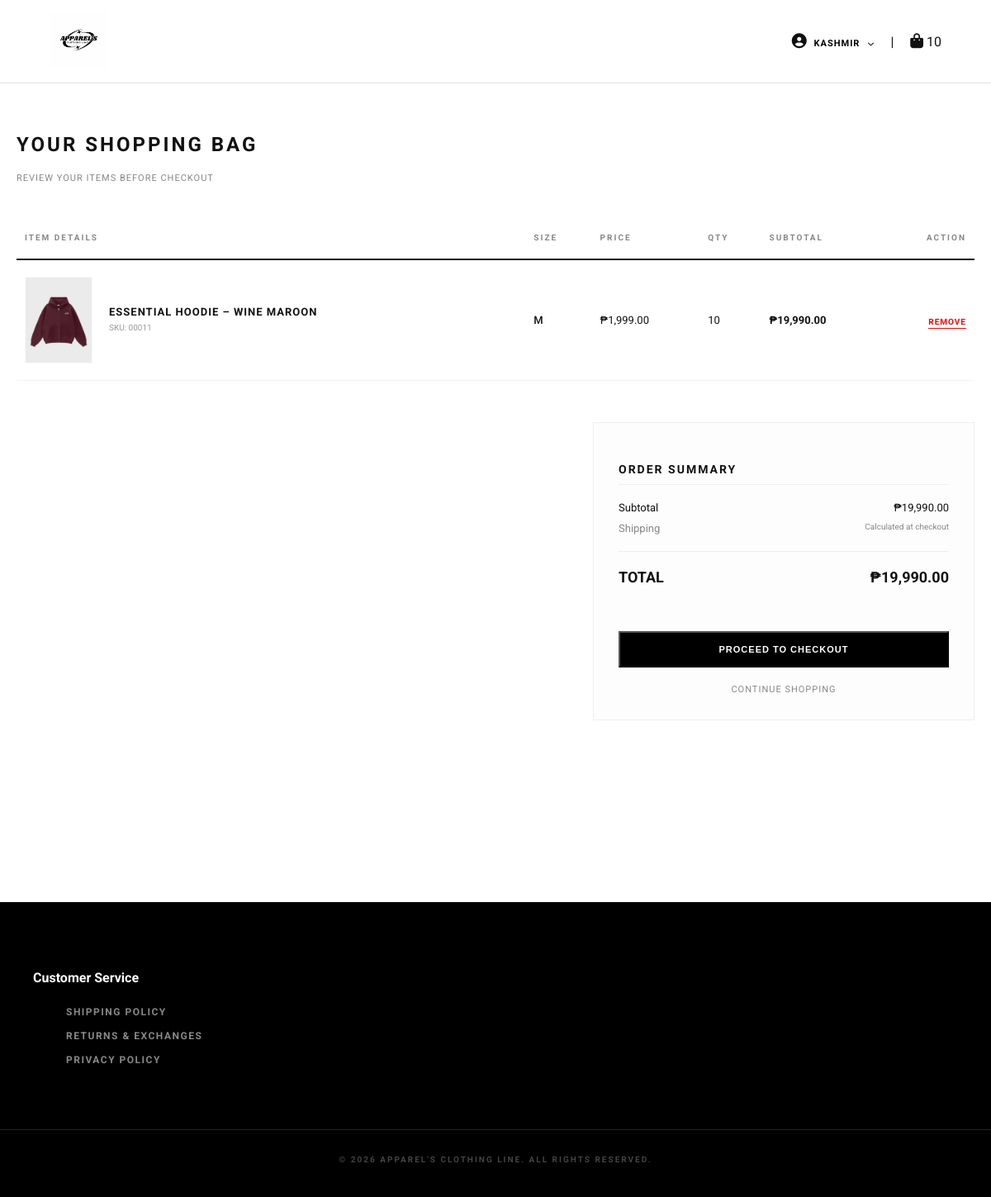
/cart.php (signed in), run on an earlier commit of the app's database.
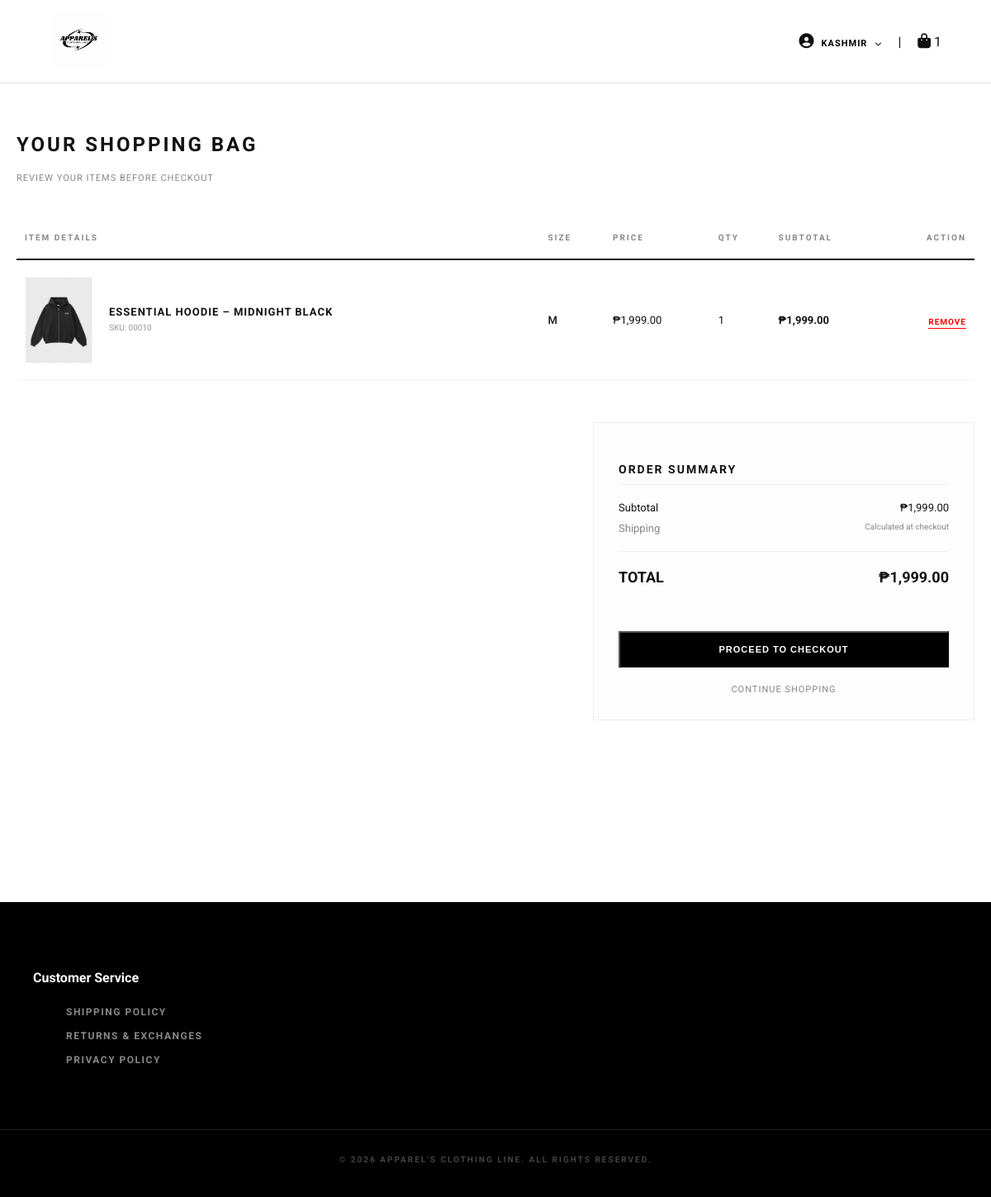
And on a later commit of the database.
### tables this page shows
CREATE TABLE `cart` (
  `id` int(11) NOT NULL,
  `user_id` int(11) DEFAULT NULL,
  `product_id` int(11) DEFAULT NULL,
  `quantity` int(11) DEFAULT NULL,
  `size` varchar(10) DEFAULT NULL
);

CREATE TABLE `products` (
  `id` int(11) NOT NULL,
  `name` varchar(100) DEFAULT NULL,
  `description` text DEFAULT NULL,
  `price` decimal(10,2) DEFAULT NULL,
  `size` varchar(20) DEFAULT NULL,
  `color` varchar(20) DEFAULT NULL,
  `image` varchar(255) DEFAULT NULL,
  `category` varchar(50) DEFAULT NULL,
  `stock_s` int(11) DEFAULT 0,
  `stock_m` int(11) DEFAULT 0,
  `stock_l` int(11) DEFAULT 0,
  `stock_xl` int(11) DEFAULT 0
);

### cart.php (the view, shortened to what this page needs)
<?php
include "config/database.php";
$v = "6.5";
$user_id = $_SESSION['user_id'];
$count_res = mysqli_query($conn, "SELECT SUM(quantity) as total FROM cart WHERE user_id = $user_id");
$count_row = mysqli_fetch_assoc($count_res);
$cart_count = $count_row['total'] ?? 0;
$cart_query = "SELECT c.*, p.name, p.price, p.image, p.description, p.stock_s, p.stock_m, p.stock_l, p.stock_xl
                FROM cart c
                JOIN products p ON c.product_id = p.id
                WHERE c.user_id = $user_id";
$cart_items = mysqli_query($conn, $cart_query);
?>
<!DOCTYPE html>
<html lang="en">
<head>
    <link rel="stylesheet" href="assets/css/style.css?v=<?php echo $v; ?>">
    <link rel="stylesheet" href="https://cdnjs.cloudflare.com/ajax/libs/font-awesome/6.5.0/css/all.min.css">
</head>
<body onload="noBack();" onpageshow="if (event.persisted) noBack();">
<header class="header">
    <div class="container header-container">
        <div class="logo">
            <a href="index.php">
                <img src="assets/images/new_logo.jpg" alt="Logo" class="header-logo">
            </a>
        </div>
        <div class="header-right">
            <div class="user-dropdown">
                <a href="javascript:void(0)" class="header-icon dropdown-trigger">
                    <i class="fas fa-user-circle"></i>
                    <span class="user-name-text"><?= strtoupper($_SESSION['first_name'] ?? 'USER') ?></span>
                    <i class="fas fa-chevron-down" style="font-size: 8px; margin-left: 5px;"></i>
                </a>
            </div>
            <span class="divider">|</span>
            <a href="cart.php" class="header-icon active-cart" title="Cart">
                <i class="fas fa-shopping-bag"></i>
                <?php if($cart_count > 0): ?>
                    <span class="cart-count"><?php echo $cart_count; ?></span>
                <?php endif; ?>
            </a>
        </div>
    </div>
</header>
<main class="container">
    <div class="cart-header" style="margin-top: 40px; margin-bottom: 40px;">
        <h2 style="text-transform: uppercase; letter-spacing: 3px; font-weight: 700; font-size: 24px;">Your Shopping Bag</h2>
        <p style="font-size: 11px; color: #888; letter-spacing: 1px; text-transform: uppercase;">Review your items before checkout</p>
    </div>
    <?php if(mysqli_num_rows($cart_items) > 0): ?>
        <div style="overflow-x: auto;">
            <table style="width: 100%; border-collapse: collapse; margin-bottom: 50px;">
                <thead>
                    <tr style="text-align: left; text-transform: uppercase; font-size: 10px; letter-spacing: 2px; border-bottom: 2px solid #111; color: #888;">
                        <th style="padding: 20px 10px;">Item Details</th>
                        <th style="padding: 20px 10px;">Size</th>
                        <th style="padding: 20px 10px;">Price</th>
                        <th style="padding: 20px 10px;">Qty</th>
                        <th style="padding: 20px 10px;">Subtotal</th>
                        <th style="padding: 20px 10px; text-align: right;">Action</th>
                    </tr>
                </thead>
                <tbody>
                    <?php
                    $total_amount = 0;
                    while($item = mysqli_fetch_assoc($cart_items)):
                        $subtotal = $item['price'] * $item['quantity'];
                        $total_amount += $subtotal;
                    ?>
                    <tr style="border-bottom: 1px solid #f2f2f2;">
                        <td style="padding: 20px 10px; display: flex; align-items: center; gap: 20px;">
                            <img src="assets/images/<?php echo $item['image']; ?>" style="width: 80px; height: auto; border: 1px solid #f9f9f9;">
                            <div>
                                <span style="display: block; font-weight: 700; font-size: 13px; text-transform: uppercase; letter-spacing: 1px;"><?php echo htmlspecialchars($item['name']); ?></span>
                                <span style="font-size: 10px; color: #999;">SKU: <?php echo str_pad($item['product_id'], 5, '0', STR_PAD_LEFT); ?></span>
                            </div>
                        </td>
                        <td style="padding: 20px 10px; font-size: 13px; font-weight: 500;"><?php echo $item['size']; ?></td>
                        <td style="padding: 20px 10px; font-size: 13px;">₱<?php echo number_format($item['price'], 2); ?></td>
                        <td style="padding: 20px 10px; font-size: 13px;"><?php echo $item['quantity']; ?></td>
                        <td style="padding: 20px 10px; font-size: 13px; font-weight: 700;">₱<?php echo number_format($subtotal, 2); ?></td>
                        <td style="padding: 20px 10px; text-align: right;">
                            <a href="javascript:void(0)"
                               onclick="openRemoveModal('<?php echo $item['id']; ?>', '<?php echo htmlspecialchars($item['name'], ENT_QUOTES); ?>')"
                               style="color: #ff0000; text-decoration: none; font-size: 10px; text-transform: uppercase; font-weight: 700; letter-spacing: 1px; border-bottom: 1px solid #ff0000; padding-bottom: 2px;">
                                Remove
                            </a>
                        </td>
                    </tr>
                    <?php endwhile; ?>
                </tbody>
            </table>
        </div>
        <div style="display: flex; justify-content: flex-end; align-items: flex-start; gap: 40px; margin-bottom: 100px;">
            <div style="width: 100%; max-width: 400px; background: #fdfdfd; padding: 30px; border: 1px solid #eee;">
                <h4 style="text-transform: uppercase; letter-spacing: 2px; font-size: 14px; margin-bottom: 20px; border-bottom: 1px solid #eee; padding-bottom: 10px;">Order Summary</h4>
                <div style="display: flex; justify-content: space-between; margin-bottom: 10px; font-size: 13px;">
                    <span>Subtotal</span>
                    <span>₱<?php echo number_format($total_amount, 2); ?></span>
                </div>
                <div style="display: flex; justify-content: space-between; margin-bottom: 20px; font-size: 13px; color: #888;">
                    <span>Shipping</span>
                    <span style="font-size: 10px;">Calculated at checkout</span>
                </div>
                <div style="display: flex; justify-content: space-between; margin-bottom: 30px; font-size: 18px; font-weight: 700; border-top: 1px solid #eee; padding-top: 20px;">
                    <span>TOTAL</span>
                    <span>₱<?php echo number_format($total_amount, 2); ?></span>
                </div>
                <button class="btn-add-cart" onclick="location.href='checkout.php'">Proceed to Checkout</button>
                <a href="index.php" style="display: block; text-align: center; margin-top: 20px; font-size: 11px; text-transform: uppercase; letter-spacing: 1px; color: #888; text-decoration: none;">Continue Shopping</a>
            </div>
        </div>
    <?php endif; ?>
</main>
<footer class="footer">
    <div class="footer-container">
        <div class="footer-section">
            <h4 class="footer-title">Customer Service</h4>
            <ul class="footer-links">
                <li><a href="#">Shipping Policy</a></li>
                <li><a href="#">Returns & Exchanges</a></li>
                <li><a href="#">Privacy Policy</a></li>
            </ul>
        </div>
    </div>
    <div class="footer-bottom">
        <p>&copy; 2026 APPAREL'S CLOTHING LINE. ALL RIGHTS RESERVED.</p>
    </div>
</footer>
</body>
</html>

### assets/css/style.css (style rules this page uses)
body { margin: 0; padding: 0; font-family: 'Roboto', 'Inter', sans-serif; background-color: #fff; color: #111; -webkit-font-smoothing: antialiased; }
.container { max-width: 1200px; margin: 0 auto; padding: 20px; }
.header { height: 100px; display: flex; align-items: center; border-bottom: 1px solid #e0e0e0; background-color: #fff; position: sticky; top: 0; z-index: 1000; }
.header-container { width: 90%; max-width: 1200px; margin: 0 auto; display: flex; justify-content: space-between; align-items: center; }
.header-logo { height: 70px; width: auto; object-fit: contain; }
.header-right { display: flex; align-items: center; justify-content: flex-end; gap: 15px; min-width: 350px; position: relative; }
.header-icon, .header-icon i, .header-icon:visited, .header-icon:active, .header-icon:link { color: #111 !important; text-decoration: none; outline: none; }
.user-name-text { font-size: 12px; font-weight: 700; letter-spacing: 1.5px; text-transform: uppercase; color: #000; }
.header-right { display: flex; align-items: center; justify-content: flex-end; gap: 20px; min-width: auto; }
.header-icon i { font-size: 18px; }
.user-dropdown { position: relative; display: inline-block; }
.user-name-text { font-size: 11px; font-weight: 700; letter-spacing: 1px; margin-left: 5px; text-transform: uppercase; cursor: pointer; }
.btn-add-cart { width: 100%; background: #000; color: #fff; padding: 14px; margin-top: 25px; text-transform: uppercase; font-size: 11px; font-weight: 700; letter-spacing: 1px; }
.footer { background-color: #000; padding: 60px 0 30px; margin-top: 100px; color: #fff; }
.footer-container { max-width: 1200px; margin: 0 auto; display: flex; justify-content: space-between; padding: 0 40px; gap: 40px; }
.footer-section { flex: 1; }
.footer-links li { list-style: none; margin-bottom: 10px; }
.footer-links li a { color: #888 !important; text-decoration: none; font-size: 12px; transition: color 0.3s ease; text-transform: uppercase; letter-spacing: 1.5px; font-weight: 700; }
.footer-bottom { margin-top: 60px; padding-top: 20px; border-top: 1px solid #222; text-align: center; }
.footer-bottom p { font-size: 10px; color: #444; letter-spacing: 2px; text-transform: uppercase; font-weight: 700; }

What changed in the data, as far as the page shows it:
removed cart: product.image (picture), product.name "ESSENTIAL HOODIE – WINE MAROON", product "00011", size "M", product.price "1,999.00", quantity "10", subtotal "19,990.00"
added cart: product.image (picture), product.name "ESSENTIAL HOODIE – MIDNIGHT BLACK", product "00010", size "M", product.price "1,999.00", quantity "1", subtotal "1,999.00"
Also different on the page:
$cart_count: "10" → "1"
$total_amount: "19,990.00" → "1,999.00"
